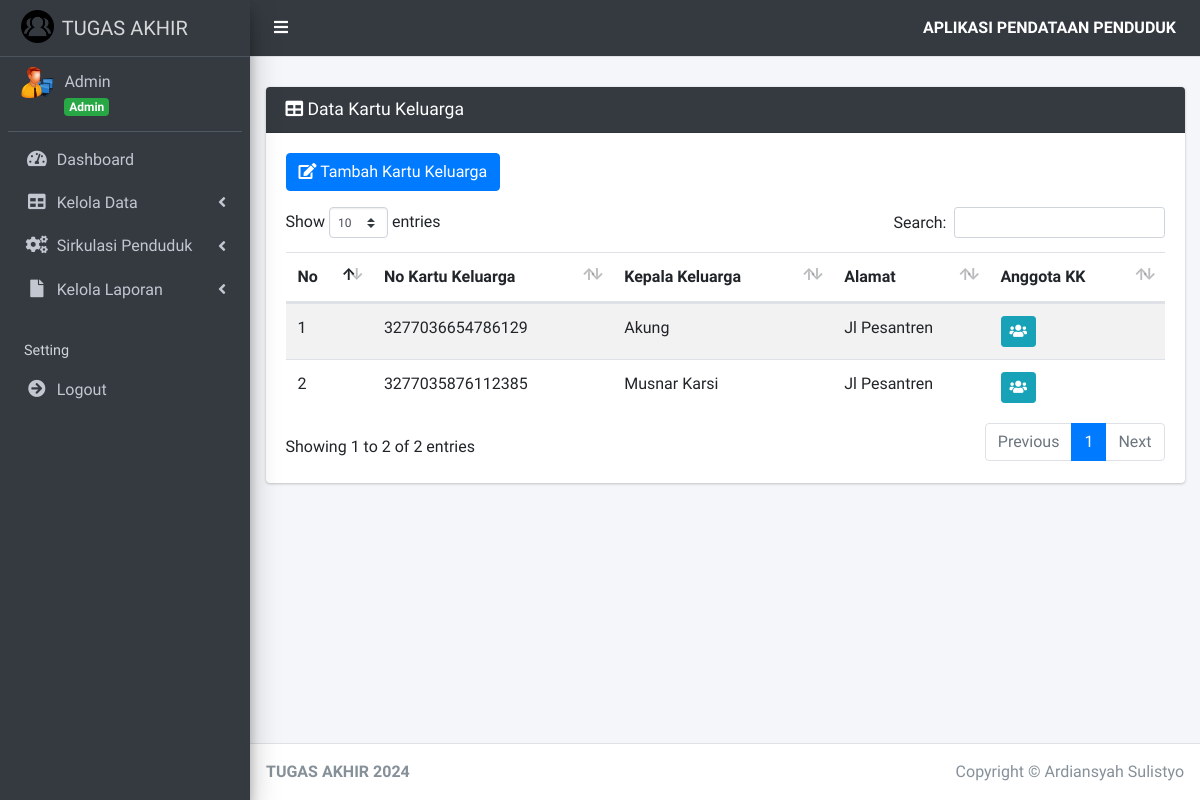
Before: /index.php?page=kk (signed in) with the older database file.
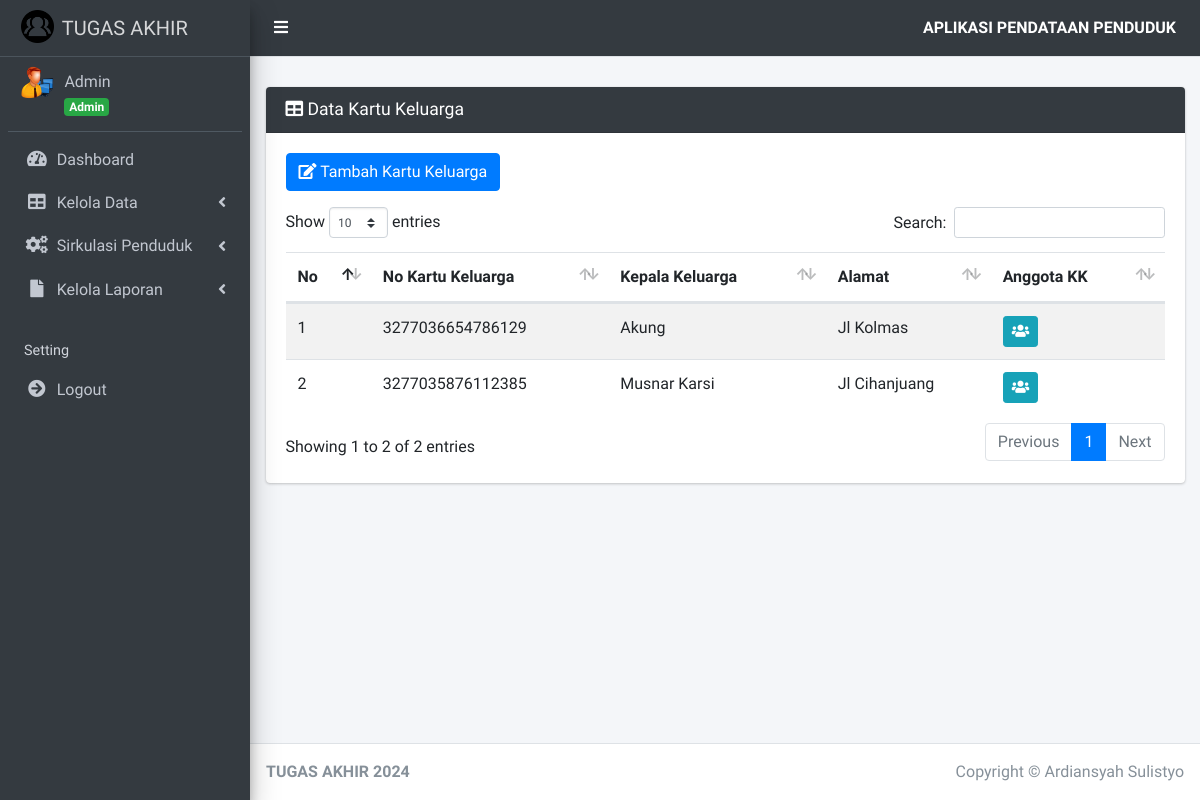
After: the same page with the newer database file.
### tables this page shows
CREATE TABLE `kk` (
  `id_kk` int(11) NOT NULL,
  `no_kk` varchar(16) NOT NULL,
  `id_penduduk` int(11) NOT NULL,
  `k_keluarga` varchar(20) NOT NULL
);

CREATE TABLE `penduduk` (
  `id_penduduk` int(11) NOT NULL,
  `id_user` int(11) NOT NULL,
  `nik_penduduk` varchar(16) NOT NULL,
  `nama_penduduk` varchar(45) NOT NULL,
  `tempat_lahir_penduduk` varchar(30) NOT NULL,
  `tanggal_lahir_penduduk` date NOT NULL,
  `jenis_kelamin_penduduk` enum('Laki-Laki','Perempuan') NOT NULL,
  `alamat_penduduk` text NOT NULL,
  `desa_kelurahan_penduduk` varchar(30) NOT NULL,
  `kecamatan_penduduk` varchar(30) NOT NULL,
  `kabupaten_kota_penduduk` varchar(30) NOT NULL,
  `provinsi_penduduk` varchar(30) NOT NULL,
  `negara_penduduk` varchar(30) NOT NULL,
  `rt_penduduk` varchar(3) NOT NULL,
  `rw_penduduk` varchar(3) NOT NULL,
  `agama_penduduk` enum('Islam','Kristen','Katolik','Hindu','Buddha','Konghucu') NOT NULL,
  `pendidikan_terakhir_penduduk` varchar(20) NOT NULL,
  `pekerjaan_penduduk` varchar(20) NOT NULL,
  `status_perkawinan_penduduk` enum('Kawin','Tidak Kawin','Belum Kawin','Cerai') NOT NULL,
  `status` enum('Ada','Meninggal') NOT NULL,
  `status_keluarga` enum('Sudah Berkeluarga','Belum Berkeluarga','','') NOT NULL
);

### pages/kk/index.php (the view)
<?php
$query = "SELECT * FROM `kk` JOIN `penduduk` ON kk.id_penduduk = penduduk.id_penduduk";
$hasil = mysqli_query($koneksi, $query);
$data_kk = [];
while ($row = mysqli_fetch_assoc($hasil)) $data_kk[] = $row;
?>
<div class="card card-dark">
    <div class="card-header">
        <h3 class="card-title">
            <i class="fa fa-table"></i>
            Data Kartu Keluarga
        </h3>
    </div>
    <div class="card-body">
        <div class="table-responsive">
            <div class="mb-3">
                <a href="?page=tambah_kk" class="btn btn-primary">
                    <i class="fa fa-edit"></i> Tambah Kartu Keluarga
                </a>
            </div>
            <table class="table table-striped table-condensed table-hover" id="example1">
                <thead>
                    <tr>
                        <th>No</th>
                        <th>No Kartu Keluarga</th>
                        <th>Kepala Keluarga</th>
                        <th>Alamat</th>
                        <th>Anggota KK</th>
                    </tr>
                </thead>
                <tbody>
                    <?php $nomor = 1; ?>
                    <?php foreach ($data_kk as $kk) : ?>
                        <tr>
                            <td><?= $nomor++ ?></td>
                            <td><?= $kk['no_kk'] ?></td>
                            <td><?= $kk['k_keluarga'] ?></td>
                            <td><?= $kk['alamat_penduduk'] ?></td>
                            <td>
                                <a href="?page=anggota&id_kk=<?= $kk['id_kk'] ?>" title="Anggota KK" class="btn btn-info btn-sm">
                                    <i class="fa fa-users"></i>
                                </a>
                            </td>
                        </tr>
                    <?php endforeach ?>
                </tbody>
            </table>
        </div>
    </div>
</div>

Changed rows visible on the page:
changed through a linked row, kk "Akung": id_penduduk.alamat_penduduk "Jl Pesantren" → "Jl Kolmas"
changed through a linked row, kk "Musnar Karsi": id_penduduk.alamat_penduduk "Jl Pesantren" → "Jl Cihanjuang"
